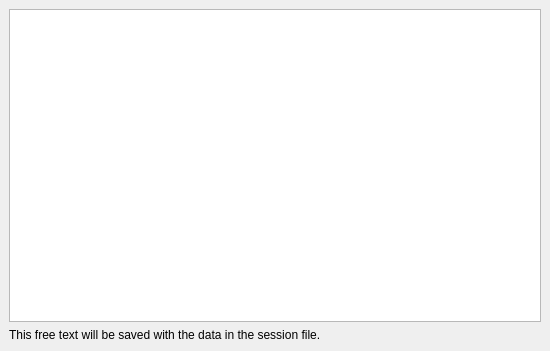
<?xml version="1.0" encoding="UTF-8"?>
<ui version="4.0">
 <class>MainWindow</class>
 <widget class="QMainWindow" name="MainWindow">
  <property name="geometry">
   <rect>
    <x>0</x>
    <y>0</y>
    <width>550</width>
    <height>351</height>
   </rect>
  </property>
  <property name="windowTitle">
   <string>ufit annotations</string>
  </property>
  <widget class="QWidget" name="centralwidget">
   <layout class="QVBoxLayout" name="verticalLayout">
    <item>
     <widget class="QTextEdit" name="textBox"/>
    </item>
    <item>
     <widget class="QLabel" name="label">
      <property name="sizePolicy">
       <sizepolicy hsizetype="Fixed" vsizetype="Preferred">
        <horstretch>0</horstretch>
        <verstretch>0</verstretch>
       </sizepolicy>
      </property>
      <property name="text">
       <string>This free text will be saved with the data in the session file.</string>
      </property>
     </widget>
    </item>
   </layout>
  </widget>
  <widget class="QMenuBar" name="menubar">
   <property name="geometry">
    <rect>
     <x>0</x>
     <y>0</y>
     <width>550</width>
     <height>21</height>
    </rect>
   </property>
  </widget>
 </widget>
 <resources>
  <include location="../../../resource/gui.qrc"/>
 </resources>
 <connections/>
</ui>
